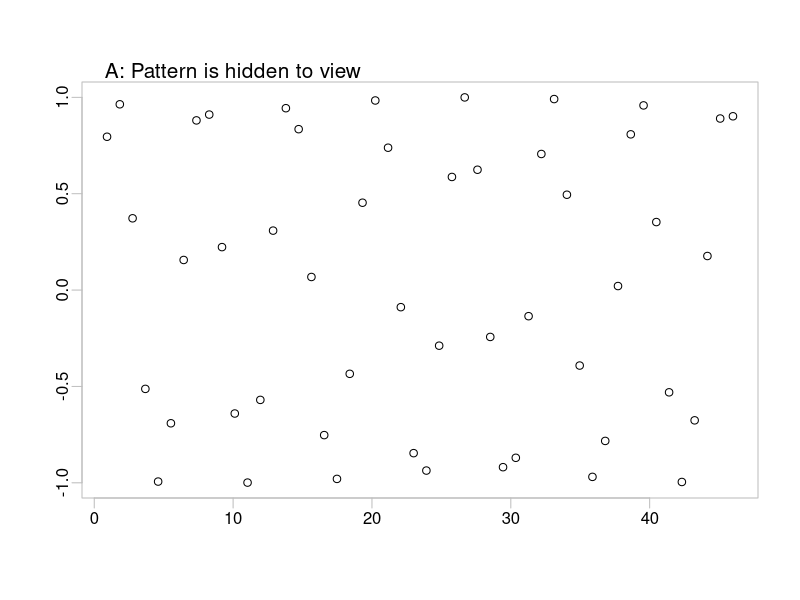
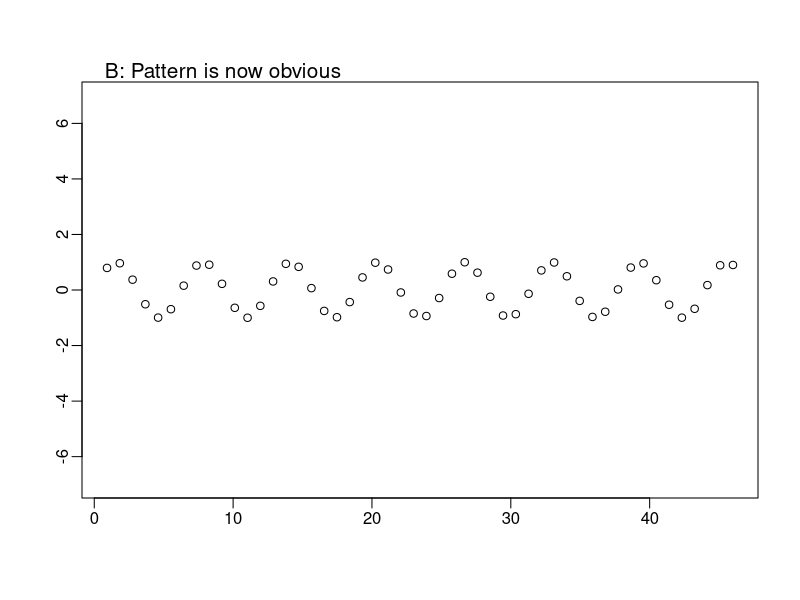
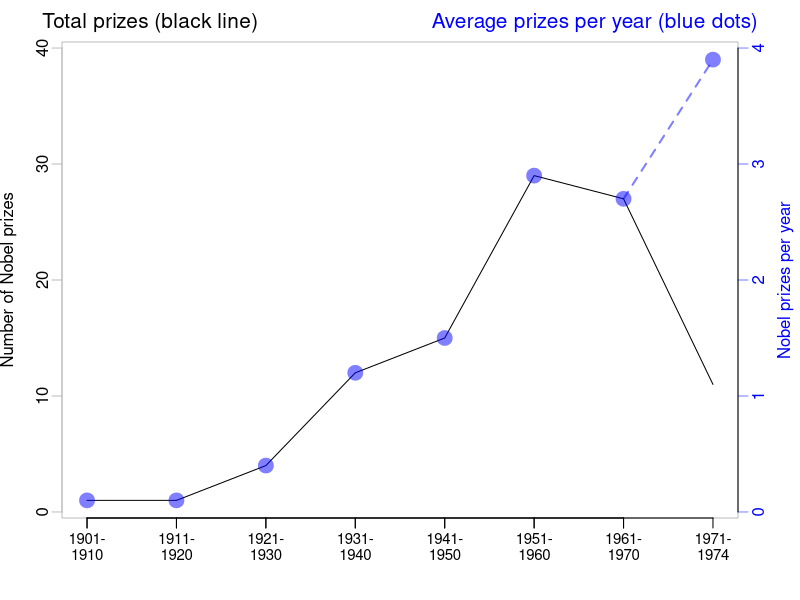

Write the R code that produced these figures, in order.
## ---- chunk 1
cap4 <- "The same data are used for both graphs.  The pattern that is not
obvious in Panel A is very obvious in Panel B"
## ---- chunk 2
par(mgp=c(2,.5,0))
plot((1:50)*0.92, sin((1:50)*0.92), xlab="", ylab="", fg='gray')
mtext(side=3, at=0.75, "A: Pattern is hidden to view", adj=0, cex=1.25)
plot((1:50)*0.92, sin((1:50)*0.92), xlab="", ylab="", asp=2)
mtext(side=3, at=0.75, "B: Pattern is now obvious", adj=0, cex=1.25)
## ---- chunk 3
cap21 <- "The black line shows numbers of US Nobel prizes, for given time intervals.
The blue dots show average number per year, as indicated by the axis on the right."
## ---- chunk 4
par(mar=c(4.1,3.1,2.1,3.1),mgp=c(2.25,0.5,0))
n2 <- c(1,1,4,12,15,29,27,11)
n1 <- c(1,1,4,12,15,29,27,39)
plot(1:8, n2, xaxt="n", xlab="", ylim=range(n1),
     ylab="Number of Nobel prizes", type="l", fg='gray')
axis(1, at=1:8, labels=paste0(seq(from=1901, to=1971, by=10),"-"), cex.axis=0.9, gap.axis=0.15)
axis(1, at=1:8, labels=paste0(c(seq(from=1910, to=1970, by=10),1974)),
     line=0.8, lty=0, cex.axis=0.9)
axis(1, at=1:7, labels=FALSE)
mtext(side=3, line=0.5, at=0.5, "Total prizes (black line)", adj=0, cex=1.25)
mtext(side=3, line=0.5, at=8.5, "Average prizes per year (blue dots)", col='blue', adj=1, cex=1.25)
points(1:8, n1, lwd=8, col=adjustcolor('blue', alpha=0.5), pch=1)
lines(7:8, tail(n1,2), lty=2,lwd=2, col=adjustcolor('blue', alpha=0.5))
axis(4, at=(0:4)*10, labels=paste(0:4), col.ticks=adjustcolor('blue', alpha=0.5), col.axis='blue')
mtext(side=4, line=1.8, "Nobel prizes per year", col='blue')
